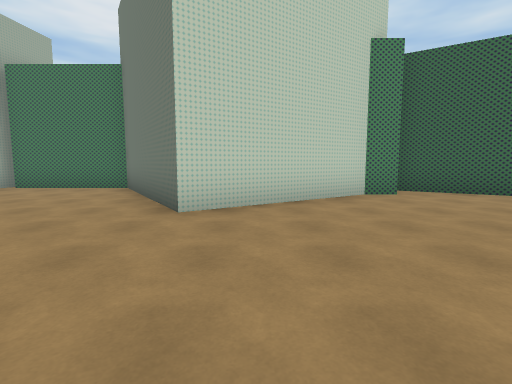
[1] (above)

17 first-person views from a walk through a scene from a Unity 3-D project. The camera is 1.4 m above the floor, tilts 6° down and sees 85° across. The floor is counted in squares, 2 m on a side. Each view is taken from the middle of a square. On the plan, view 1 faces up. The plan holds only what a view shows up to about 9 squares ahead; the rest is blank. The place goes on beyond the plan. The player character is not drawn.

[2]
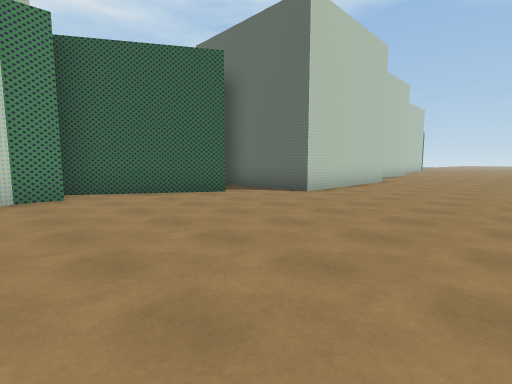

[3]
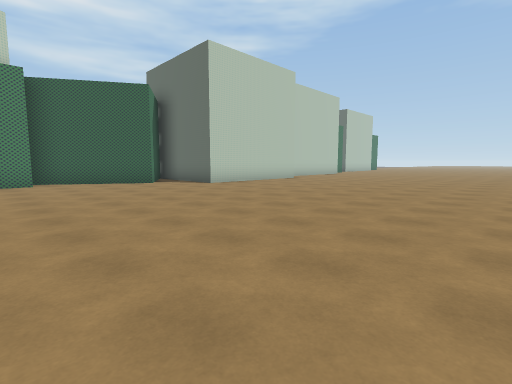

[4]
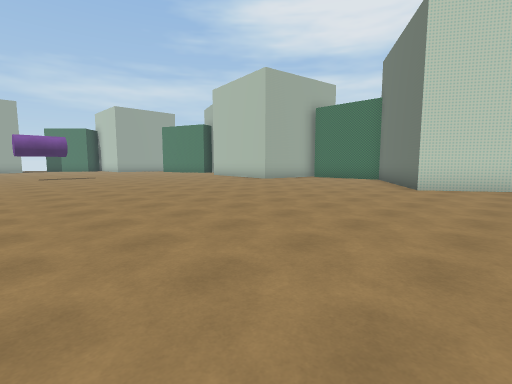

[5]
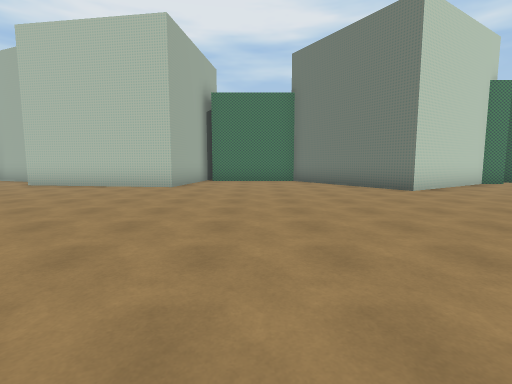

[6]
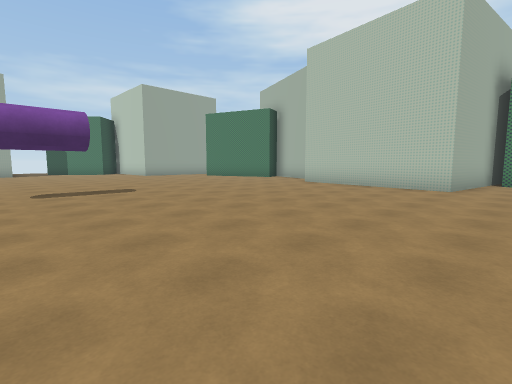

[7]
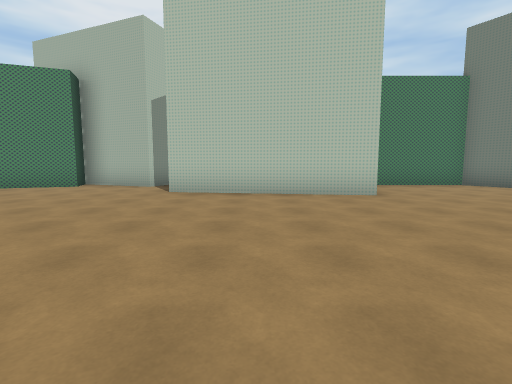

[8]
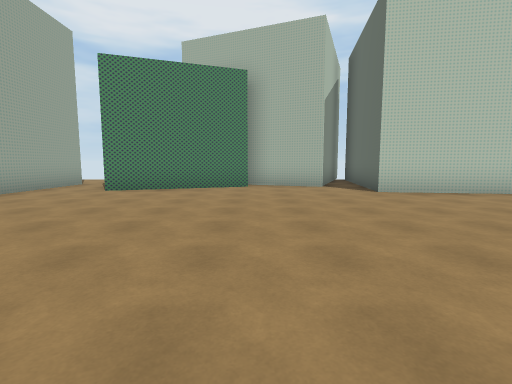

[9]
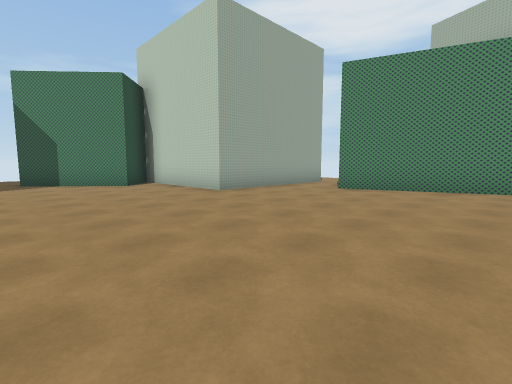

[10]
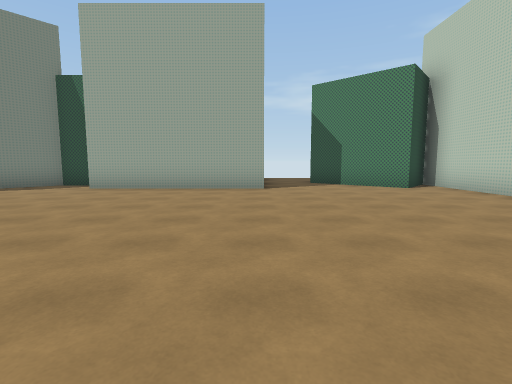

[11]
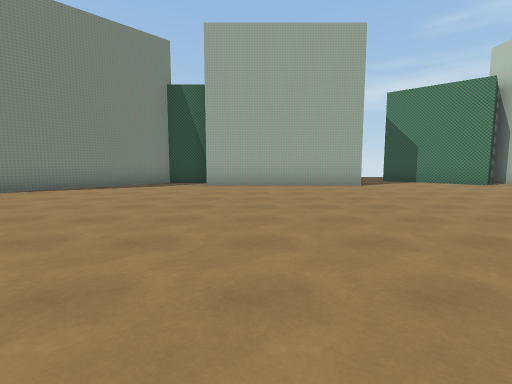

[12]
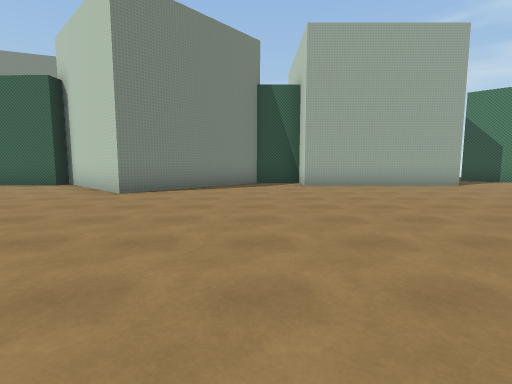

[13]
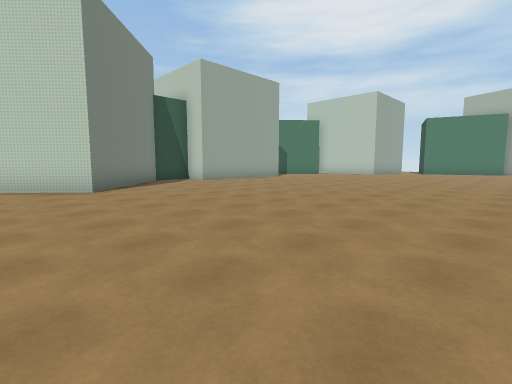

[14]
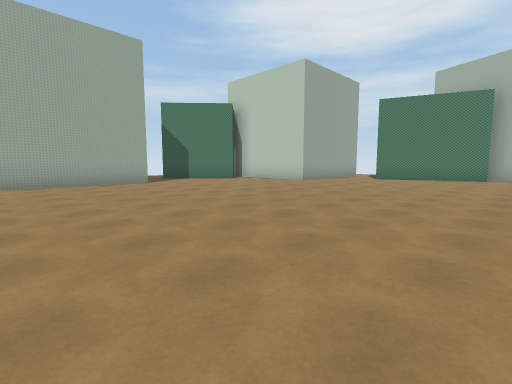

[15]
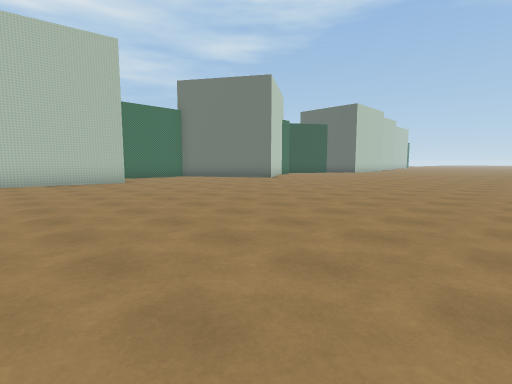

[16]
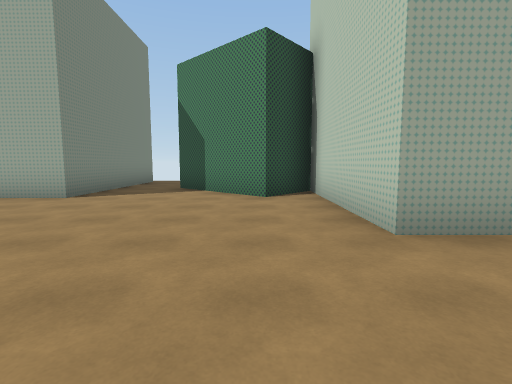

[17]
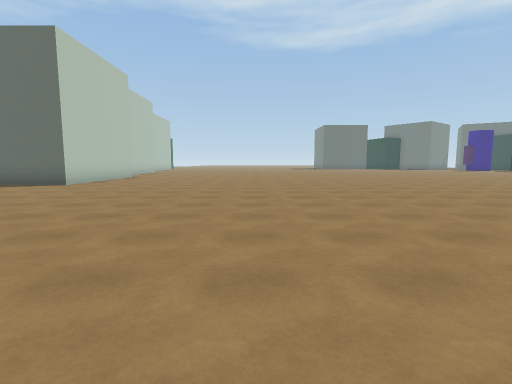

### Floor plan
Points are (right, up) in squares from view 1. A wall is a line through its corners. A room is listed if a view was taken in it or the views show most of it. See-through windows are left out.
Room 1 (views 1, 2, 3, 4, 5, 6, 7, 8, 9, 10, 11, 12, 13, 14, 15, 16, 17)
walls: (-13.1, 7.1) (-15.5, 8.1) (-15.2, 7.2) (-18.8, 5.9); (-6.8, 9) (-7.4, 5) (-12.1, 5.7) (-11.7, 8.1); (3.1, 6.1) (2.4, 6.1) (-1.1, 3.9) (-3.6, 7.7) (-6.8, 7.7); (6.3, 5.3) (3.2, 7.2); (-20.7, 5.4) (-20.7, 3.4) (-24.9, 3.4) (-23.7, 2.2) (-25.8, -0.1); (-24.6, -7.1) (-24.6, -8) (-21.3, -11.1) (-23.6, -13.5); (9.5, 3.9) (7.7, 3.9) (7.7, 7.1); (-27.1, -1.8) (-23.5, -1.8) (-23.5, -6.6)
ways out: opening at (-20, 6)

Where each view was taken, in squares from view 1:
view 1: 0 up, 0 right, facing up
view 2: 0 up, 2 right, facing up-right
view 3: 4 down, 2 right, facing up-right
view 4: 4 down, 1 right, facing up-left
view 5: 3 down, 5 left, facing up
view 6: 3 down, 6 left, facing up-left
view 7: 1 down, 10 left, facing up
view 8: 1 down, 15 left, facing up
view 9: 1 down, 15 left, facing up-left
view 10: 2 down, 16 left, facing left
view 11: 5 down, 15 left, facing left
view 12: 8 down, 15 left, facing left
view 13: 13 down, 14 left, facing up-left
view 14: 6 down, 14 left, facing up-left
view 15: 5 down, 11 left, facing up-right
view 16: 2 up, 18 left, facing left
view 17: 2 down, 1 left, facing right
